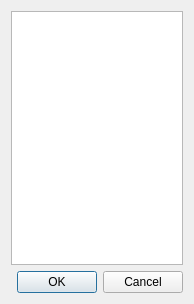
<?xml version="1.0" encoding="UTF-8"?>
<ui version="4.0">
 <class>Dialog</class>
 <widget class="QDialog" name="Dialog">
  <property name="windowModality">
   <enum>Qt::ApplicationModal</enum>
  </property>
  <property name="geometry">
   <rect>
    <x>0</x>
    <y>0</y>
    <width>194</width>
    <height>304</height>
   </rect>
  </property>
  <property name="windowTitle">
   <string>Dialog</string>
  </property>
  <layout class="QGridLayout" name="gridLayout">
   <item row="0" column="0">
    <widget class="QTableWidget" name="columns_table"/>
   </item>
   <item row="1" column="0">
    <widget class="QDialogButtonBox" name="buttonBox">
     <property name="orientation">
      <enum>Qt::Horizontal</enum>
     </property>
     <property name="standardButtons">
      <set>QDialogButtonBox::Cancel|QDialogButtonBox::Ok</set>
     </property>
    </widget>
   </item>
  </layout>
 </widget>
 <resources/>
 <connections>
  <connection>
   <sender>buttonBox</sender>
   <signal>accepted()</signal>
   <receiver>Dialog</receiver>
   <slot>accept()</slot>
   <hints>
    <hint type="sourcelabel">
     <x>248</x>
     <y>254</y>
    </hint>
    <hint type="destinationlabel">
     <x>157</x>
     <y>274</y>
    </hint>
   </hints>
  </connection>
  <connection>
   <sender>buttonBox</sender>
   <signal>rejected()</signal>
   <receiver>Dialog</receiver>
   <slot>reject()</slot>
   <hints>
    <hint type="sourcelabel">
     <x>316</x>
     <y>260</y>
    </hint>
    <hint type="destinationlabel">
     <x>286</x>
     <y>274</y>
    </hint>
   </hints>
  </connection>
 </connections>
</ui>
